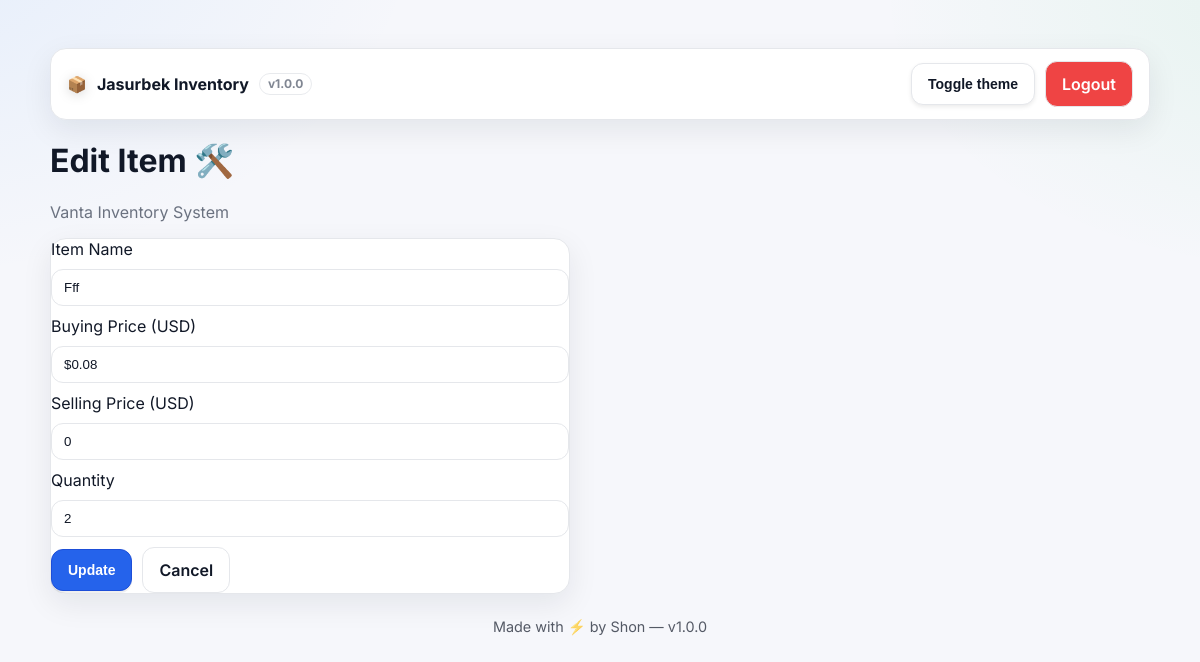
Page /edit/9 (signed in) on the committed database.
### tables this page shows
CREATE TABLE inventory (
                id INTEGER PRIMARY KEY AUTOINCREMENT,
                name TEXT NOT NULL,
                buying_price REAL NOT NULL DEFAULT 0,
                selling_price REAL NOT NULL DEFAULT 0,
                quantity INTEGER NOT NULL DEFAULT 0,
                profit REAL NOT NULL DEFAULT 0,
                currency TEXT DEFAULT 'UZS',
                created_at TIMESTAMP NOT NULL DEFAULT CURRENT_TIMESTAMP
            , category TEXT, updated_at TIMESTAMP);

### app.py (the view, shortened to what this page needs)
@app.route("/edit/<int:item_id>", methods=["GET", "POST"])
def edit_item(item_id):
    if not is_logged_in():
        return redirect(url_for("login"))
    item = db.db_one("SELECT * FROM inventory WHERE id=:id", {"id": item_id})
    if not item:
        flash("Item not found!", "error")
        return redirect(url_for("index"))
    return render_template("edit.html", item=item)

### app.py (called while the page is built, shortened)
def get_version():
    try:
        return open("VERSION", encoding="utf-8").read().strip()
    except Exception:
        return os.getenv("APP_VERSION", "v1.0.0")

@app.context_processor
def inject_version():
    return {"APP_VERSION": get_version()}

def get_lang():
    return session.get("LANG", DEFAULT_LANG)

def get_curr():
    return session.get("CURR", DEFAULT_CURR)

def fmt_money(value, curr=None, lang=None):
    curr = curr or get_curr()
    lang = lang or get_lang()
    locale = "en_US" if lang == "en" else "uz_UZ"
    try:
        return _format_currency(float(value or 0), curr, locale=locale)
    except Exception:
        try:
            return f"{float(value):.2f} {curr}"
        except Exception:
            return f"{value} {curr}"

def _fetch_usd_rates():
    if OFFLINE:
        return {"USD": 1.0, "AED": 3.6725, "UZS": 12600.0}
    now = time.time()
    if _FX_CACHE["rates"] and (now - _FX_CACHE["ts"]) < 3600:
        return _FX_CACHE["rates"]

def convert_amount(value, from_curr=None, to_curr=None):
    try:
        v = float(value or 0)
    except Exception:
        return 0.0
    from_curr = (from_curr or BASE_CCY).upper()
    to_curr   = (to_curr or get_curr()).upper()
    if from_curr == to_curr:
        return v
    R = _fetch_usd_rates()
    if from_curr not in R or to_curr not in R:
        return v
    amount_usd = v / float(R[from_curr])
    return amount_usd * float(R[to_curr])

def money_plain(v, decimals=0):
    try:
        v = float(str(v).replace(",", ""))
    except (TypeError, ValueError):
        return v
    return f"{v:,.{decimals}f}"

def is_logged_in():
    return bool(session.get("logged_in"))

@app.before_request
def _inject_currency():
    g.CURRENCY = get_curr()

@app.template_filter("ccy")
def ccy(amount):
    return convert_amount(amount, from_curr=BASE_CCY, to_curr=get_curr())

@app.template_filter("fmtmoney")
def fmtmoney(amount):
    return fmt_money(amount, curr=get_curr(), lang=get_lang())

@app.context_processor
def inject_helpers():
    lang = get_lang()
    return {
        "fmt_money": fmt_money,
        "fmt_money_auto": fmt_money_auto,
        "convert": convert_amount,
        "USER_LANG": lang,
        "USER_CURR": get_curr(),
        "CURRENCY": get_curr(),
        "t": lambda key, _lang=None: t(key, lang if _lang is None else _lang),
    }

@app.template_filter("money")
def money_filter(v):
    try:
        return money_plain(v, decimals=0)
    except Exception:
        return v

### templates/edit.html (shortened to what this page needs)
﻿{% extends "base.html" %}
{% block content %}
<h1>Edit Item &#x1F6E0;&#xFE0F;</h1>
<p class="subtitle">Vanta Inventory System</p>
<form method="POST" class="form-col card edit-form">
  <label for="name">Item Name</label>
  <input id="name" type="text" name="name" placeholder="Item Name" value="{{ item[1] }}" required autocomplete="off" />
  <label for="buy">Buying Price ({{ CURRENCY }})</label>
  <input
    id="buy"
    type="text"
    name="buying_price"
    data-money
    data-decimals="0"
    inputmode="numeric"
    pattern="[\d,]*"
    autocomplete="off"
    placeholder="Buying Price ({{ CURRENCY }})"
    value="{{ (item[2] | ccy) | fmtmoney }}"
    value="{{ (item[3] | ccy) | fmtmoney }}"
    required />
  <label for="sell">Selling Price ({{ CURRENCY }})</label>
  <input
    id="sell"
    type="text"
    name="selling_price"
    data-money
    data-decimals="0"
    inputmode="numeric"
    pattern="[\d,]*"
    autocomplete="off"
    placeholder="Selling Price ({{ CURRENCY }})"
    value="{{ (item[3] | ccy) | money }}"
    required />
  <label for="qty">Quantity</label>
  <input id="qty" type="number" name="quantity" placeholder="Quantity" value="{{ item[4] }}" min="0" required />
  <div class="form-row form-actions">
    <button type="submit" class="btn btn-primary" id="saveBtn">Update</button>
    <a href="{{ url_for('index') }}" class="btn btn-outline">Cancel</a>
  </div>
</form>
{% endblock %}

### static/style.css (style rules this page uses)
:root[data-theme="light"] { --bg:#f6f7fb; --card:#ffffff; --text:#111827; --muted:#6b7280; --border:#e5e7eb; --primary:#2563eb; --primary-600:#1d4ed8; --green:#16a34a; --cyan:#06b6d4; --yellow:#f59e0b; --red:#ef4444; --grid:rgba(0,0,0,.08); --shadow:0 10px 30px rgba(17,24,39,.08); --radius:16px; }
* { box-sizing:border-box }
html,body { height:100% }
body { margin:0; padding:28px; font-family:'Inter',system-ui,Segoe UI,Arial,sans-serif; color:var(--text); background: radial-gradient(900px 600px at -10% -10%, rgba(96,165,250,.12), transparent 60%), radial-gradient(800px 500px at 110% 0%, rgba(34,197,94,.08), transparent 55%), var(--bg); }
.card { background:var(--card); border:1px solid var(--border); border-radius:var(--radius); box-shadow:var(--shadow) }
.subtitle { color:var(--muted); margin:.25rem 0 1rem }
.btn { display:inline-block;padding:10px 14px;border-radius:12px;font-weight:600;border:1px solid transparent;cursor:pointer;text-decoration:none }
.btn-outline { background:transparent;color:var(--primary);border-color:var(--primary) }
.btn-primary { background:var(--primary);color:#fff;border:none;box-shadow:0 2px 0 rgba(0,0,0,.06) }
button, input[type="submit"], input[type="button"] { display: inline-flex; align-items: center; justify-content: center; gap: 6px; padding: 10px 16px; border-radius: 12px; border: none; font-weight: 600; font-size: 14px; cursor: pointer; text-decoration: none; background: var(--primary); color: #fff; transition: background .2s, transform .15s; box-shadow: 0 2px 4px rgba(0,0,0,.08); }
form { margin:14px 0 22px }
.form-row { display:flex;gap:10px;flex-wrap:wrap;align-items:center }
.form-col { display:flex;flex-direction:column;gap:10px;max-width:520px }
input,select,button { padding:10px 12px;border-radius:12px;border:1px solid var(--border);background:var(--card);color:var(--text) }
.btn { display:inline-flex; align-items:center; justify-content:center; gap:8px; padding:12px 16px; border-radius:12px; border:1px solid var(--border); background:#fff; color:var(--text); font-weight:600; text-decoration:none; }
.btn-primary { background:var(--primary); color:#fff; border-color:var(--primary-600) }

### rows in the picture
inventory: name "Fff", buying_price "$0.08", selling_price "0", quantity "2"

### other values in the picture
{{ APP_VERSION }} "v1.0.0"
{{ CURRENCY }} "USD"
